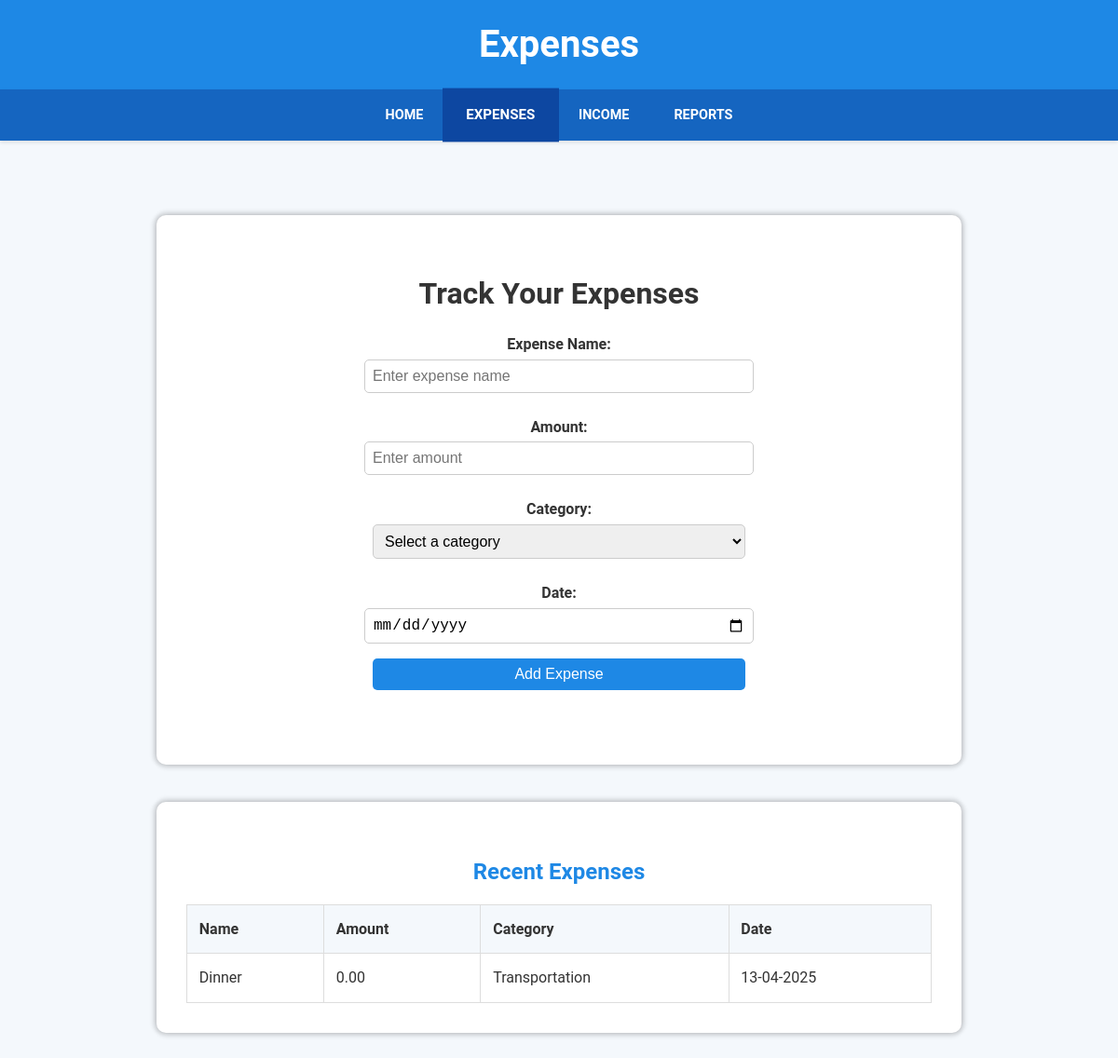
Page /expense (signed in) on the committed database.
### database.py (models this page shows)
class TransactionModel(db.Model):
    __tablename__ = 'transactions'
    transaction_id = db.Column(db.Integer, primary_key=True)
    user_id = db.Column(db.Integer, db.ForeignKey('users.id'))
    amount = db.Column(db.Numeric(10, 2), nullable=False)
    description = db.Column(db.String(255))
    source = db.Column(db.String(50))
    date = db.Column(db.DateTime, default=datetime.utcnow)

### app.py (the view, shortened to what this page needs)
@app.route('/expense', methods=['GET', 'POST'])
@login_required
def expense():
    recent_expenses = TransactionModel.query.filter_by(user_id=current_user.id).filter(TransactionModel.description!="Income").order_by(TransactionModel.date.desc()).limit(5).all()
    return render_template('expense.html', recent_expenses=recent_expenses)

### app.py (called while the page is built)
@login_manager.user_loader
def load_user(user_id):
    return UserModel.query.get(int(user_id))

### templates/expense.html (shortened to what this page needs)
<!DOCTYPE html>
<html lang="en">
<head>
</head>
<body>
    <header>
        <h1>Expenses</h1>
    </header>
    <nav>
        <a href="{{ url_for('index') }}">Home</a>
        <a href="{{ url_for('expense') }}" class="active">Expenses</a>
        <a href="{{ url_for('income') }}">Income</a>
        <a href="{{ url_for('reports') }}">Reports</a>
    </nav>
    <main>
        <section>
            <h2>Track Your Expenses</h2>
            <form action="/expense" method="POST">
                <label for="expense-name">Expense Name:</label>
                <input type="text" id="expense-name" name="expense_name" placeholder="Enter expense name" required>
                <label for="expense-amount">Amount:</label>
                <input type="number" id="expense-amount" name="expense_amount" step="0.01" placeholder="Enter amount"
                    required>
                <label for="expense-category">Category:</label>
                <select id="expense-category" name="expense_category" required>
                    <option value="" disabled selected>Select a category</option>
                </select>
                <label for="expense-date">Date:</label>
                <input type="date" id="expense-date" name="expense_date" required>
                <div style="text-align: center;">
                    <button type="submit">Add Expense</button>
                </div>
            </form>
        </section>
        <section>
            <h3>Recent Expenses</h3>
            <table>
                <thead>
                    <tr>
                        <th>Name</th>
                        <th>Amount</th>
                        <th>Category</th>
                        <th>Date</th>
                    </tr>
                </thead>
                <tbody>
                    {% for expense in recent_expenses %}
                    <tr>
                        <td>{{ expense.description }}</td>
                        <td>{{ '%.2f'|format(expense.amount) }}</td>
                        <td>{{ expense.source }}</td>
                        <td>{{ expense.date.strftime('%d-%m-%Y') }}</td>
                    </tr>
                    {% else %}
                    <tr>
                        <td colspan="4">No recent expenses found.</td>
                    </tr>
                    {% endfor %}
                </tbody>
            </table>
        </section>
    </main>
</body>
</html>

### templates/expense.html (style rules this page uses)
body { font-family: 'Roboto', sans-serif; margin: 0; padding: 0; background-color: #f4f8fc; color: #333; line-height: 1.6; }
header { background-color: #1e88e5; color: white; padding: 1rem 0; text-align: center; box-shadow: 0 4px 6px rgba(0, 0, 0, 0.1); }
header h1 { margin: 0; font-size: 2.5rem; }
nav { display: flex; justify-content: center; background-color: #1565c0; box-shadow: 0 2px 4px rgba(0, 0, 0, 0.1); }
nav a { color: white; padding: 1rem 1.5rem; text-decoration: none; text-transform: uppercase; font-weight: bold; font-size: 0.9rem; transition: background-color 0.3s ease, transform 0.2s ease; }
nav a:hover, nav a.active { background-color: #0d47a1; transform: scale(1.05); }
main { padding: 2.5rem; text-align: center; }
main h2 { font-size: 2rem; margin-bottom: 1rem; }
form { margin-bottom: 2rem; }
form label { display: block; margin: 0.5rem 0 0.2rem; font-weight: bold; }
form input, form select, form button { width: 100%; max-width: 400px; padding: 0.5rem; margin-bottom: 1rem; border: 1px solid #ccc; border-radius: 5px; font-size: 1rem; }
form button { background-color: #1e88e5; color: white; border: none; cursor: pointer; transition: background-color 0.3s ease; }
section { margin: 2.5rem auto; padding: 2rem; background-color: #ffffff; border-radius: 10px; box-shadow: 0 4px 4px 0 rgba(0, 0, 0, 0.1), 0 -4px 4px 0 rgba(0, 0, 0, 0.1), 4px 0 4px 0 rgba(0, 0, 0, 0.1), -4px 0 4px 0 rgba(0, 0, 0, 0.1); max-width: 800px; }
section h3 { font-size: 1.5rem; margin-bottom: 1rem; color: #1e88e5; }
table { width: 100%; border-collapse: collapse; margin-top: 1rem; }
table th, table td { padding: 0.8rem; text-align: left; border: 1px solid #ddd; }
table th { background-color: #f4f8fc; color: #333; }

### rows in the picture
TransactionModel: description "Dinner", amount "0.00", source "Transportation", date "13-04-2025"
